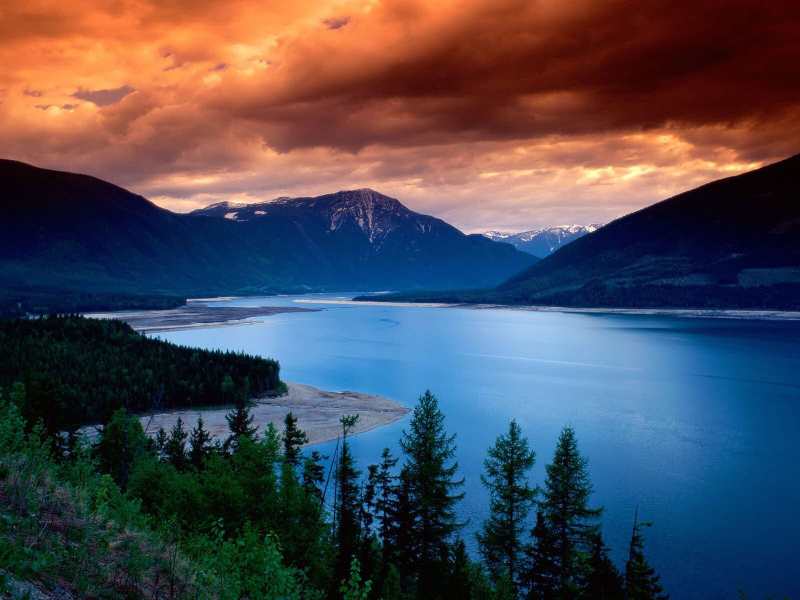
#> input picture src/landscape.jpg, 1600 x 1200 px (shown at 1/2 size)
$ python contrast.py
#> lines starting #> are read from the running program, lines starting #| are printed output that depends on the picture
from PIL import Image
from IPython.display import display
from random import random
import math


# program to change contrast of an image

filename = "landscape.jpg"
image = Image.open(filename)
#> image is the input picture: PIL image 1600x1200 RGB; mean R, G, B 74.7, 72.9, 83.8
[width,height] = image.size
#> width = 1600; height = 1200
new_image = Image.new( 'RGB', (width,height), "black")
#> new_image: PIL image 1600x1200 RGB; every value is 0

pixels_old = image.load()
pixels_new = new_image.load() # creates the pixel map

# desired contrast and corresponding contrast correction factor
contrast = 100
ccf = (259*(255+contrast))/(float(255*(259-contrast)))

print("Contrast Desired : "+str(contrast))
print("Contrast Correction Factor : "+str(ccf))


for i in range(new_image.size[0]):
    for j in range(new_image.size[1]):
        (r,g,b) = pixels_old[i,j]

        red = int(ccf*(r-128)+128)
        green = int(ccf*(g-128)+128)
        blue = int(ccf*(b-128)+128)

        pixels_new[i,j] = (red,green,blue)

new_image.save("new_image.jpg")
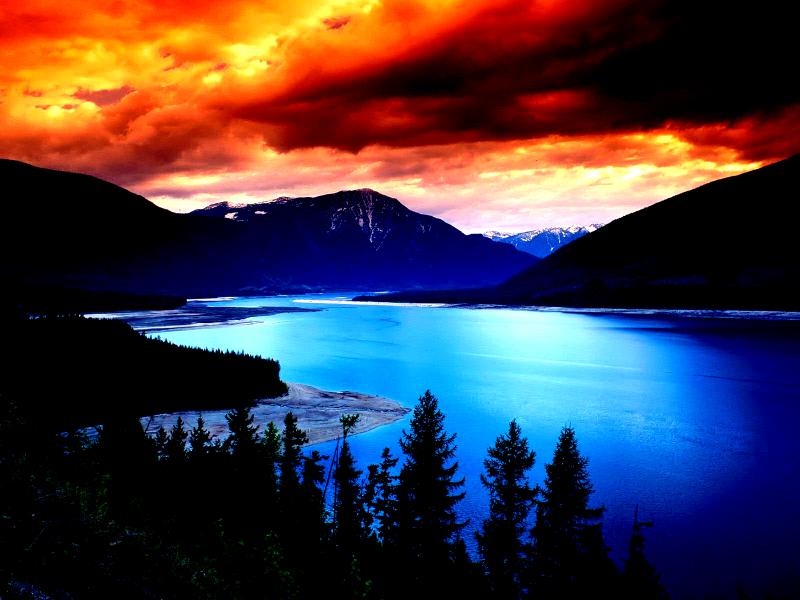
#> saved as new_image.jpg: PIL image 1600x1200 RGB (shown at 1/2 size); mean R, G, B 66.5, 55.7, 67.9
